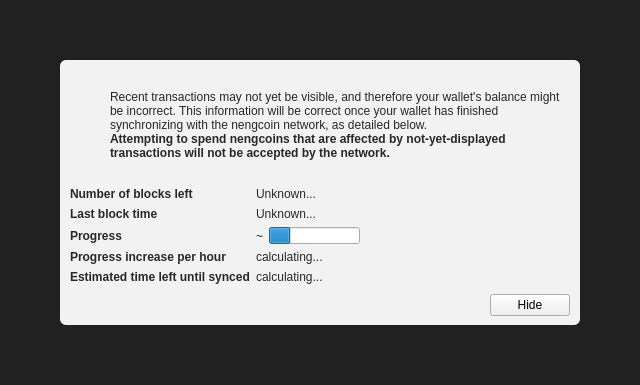
<?xml version="1.0" encoding="UTF-8"?>
<ui version="4.0">
 <class>ModalOverlay</class>
 <widget class="ModalOverlay" name="ModalOverlay">
  <property name="geometry">
   <rect>
    <x>0</x>
    <y>0</y>
    <width>640</width>
    <height>385</height>
   </rect>
  </property>
  <property name="windowTitle">
   <string>Form</string>
  </property>
  <layout class="QVBoxLayout" name="verticalLayout" stretch="0">
   <property name="sizeConstraint">
    <enum>QLayout::SetDefaultConstraint</enum>
   </property>
   <property name="leftMargin">
    <number>0</number>
   </property>
   <property name="topMargin">
    <number>0</number>
   </property>
   <property name="rightMargin">
    <number>0</number>
   </property>
   <property name="bottomMargin">
    <number>0</number>
   </property>
   <item>
    <widget class="QWidget" name="bgWidget" native="true">
     <property name="styleSheet">
      <string notr="true">#bgWidget { background: rgba(0,0,0,220); }</string>
     </property>
     <layout class="QVBoxLayout" name="verticalLayoutMain" stretch="1">
      <property name="leftMargin">
       <number>60</number>
      </property>
      <property name="topMargin">
       <number>60</number>
      </property>
      <property name="rightMargin">
       <number>60</number>
      </property>
      <property name="bottomMargin">
       <number>60</number>
      </property>
      <item>
       <widget class="QWidget" name="contentWidget" native="true">
        <property name="styleSheet">
         <string notr="true">#contentWidget { background: rgba(255,255,255,240); border-radius: 6px; }

QLabel { color: rgb(40,40,40);  }</string>
        </property>
        <layout class="QVBoxLayout" name="verticalLayoutSub" stretch="1,0,0,0">
         <property name="spacing">
          <number>0</number>
         </property>
         <property name="leftMargin">
          <number>10</number>
         </property>
         <property name="topMargin">
          <number>10</number>
         </property>
         <property name="rightMargin">
          <number>10</number>
         </property>
         <property name="bottomMargin">
          <number>10</number>
         </property>
         <item>
          <layout class="QHBoxLayout" name="horizontalLayoutIconText" stretch="0,1">
           <property name="topMargin">
            <number>20</number>
           </property>
           <item>
            <layout class="QVBoxLayout" name="verticalLayoutIcon">
             <property name="leftMargin">
              <number>0</number>
             </property>
             <item>
              <widget class="QPushButton" name="warningIcon">
               <property name="enabled">
                <bool>false</bool>
               </property>
               <property name="text">
                <string/>
               </property>
               <property name="icon">
                <iconset>
                 <normaloff>:/icons/warning</normaloff>
                 <disabledoff>:/icons/warning</disabledoff>:/icons/warning</iconset>
               </property>
               <property name="iconSize">
                <size>
                 <width>48</width>
                 <height>48</height>
                </size>
               </property>
               <property name="flat">
                <bool>true</bool>
               </property>
              </widget>
             </item>
             <item>
              <spacer name="verticalSpacerWarningIcon">
               <property name="orientation">
                <enum>Qt::Vertical</enum>
               </property>
               <property name="sizeHint" stdset="0">
                <size>
                 <width>20</width>
                 <height>40</height>
                </size>
               </property>
              </spacer>
             </item>
            </layout>
           </item>
           <item>
            <layout class="QVBoxLayout" name="verticalLayoutInfoText">
             <property name="leftMargin">
              <number>0</number>
             </property>
             <property name="topMargin">
              <number>0</number>
             </property>
             <item>
              <widget class="QLabel" name="infoText">
               <property name="text">
                <string>Recent transactions may not yet be visible, and therefore your wallet's balance might be incorrect. This information will be correct once your wallet has finished synchronizing with the nengcoin network, as detailed below.</string>
               </property>
               <property name="textFormat">
                <enum>Qt::RichText</enum>
               </property>
               <property name="wordWrap">
                <bool>true</bool>
               </property>
              </widget>
             </item>
             <item>
              <widget class="QLabel" name="infoTextStrong">
               <property name="font">
                <font>
                 <weight>75</weight>
                 <bold>true</bold>
                </font>
               </property>
               <property name="text">
                <string>Attempting to spend nengcoins that are affected by not-yet-displayed transactions will not be accepted by the network.</string>
               </property>
               <property name="textFormat">
                <enum>Qt::RichText</enum>
               </property>
               <property name="wordWrap">
                <bool>true</bool>
               </property>
              </widget>
             </item>
             <item>
              <spacer name="verticalSpacerInTextSpace">
               <property name="orientation">
                <enum>Qt::Vertical</enum>
               </property>
               <property name="sizeHint" stdset="0">
                <size>
                 <width>20</width>
                 <height>40</height>
                </size>
               </property>
              </spacer>
             </item>
            </layout>
           </item>
          </layout>
         </item>
         <item>
          <spacer name="verticalSpacerAfterText">
           <property name="orientation">
            <enum>Qt::Vertical</enum>
           </property>
           <property name="sizeHint" stdset="0">
            <size>
             <width>20</width>
             <height>40</height>
            </size>
           </property>
          </spacer>
         </item>
         <item>
          <layout class="QFormLayout" name="formLayout">
           <property name="fieldGrowthPolicy">
            <enum>QFormLayout::FieldsStayAtSizeHint</enum>
           </property>
           <property name="horizontalSpacing">
            <number>6</number>
           </property>
           <property name="verticalSpacing">
            <number>6</number>
           </property>
           <property name="topMargin">
            <number>10</number>
           </property>
           <item row="0" column="0">
            <widget class="QLabel" name="labelNumberOfBlocksLeft">
             <property name="font">
              <font>
               <weight>75</weight>
               <bold>true</bold>
              </font>
             </property>
             <property name="text">
              <string>Number of blocks left</string>
             </property>
            </widget>
           </item>
           <item row="0" column="1">
            <widget class="QLabel" name="numberOfBlocksLeft">
             <property name="text">
              <string>Unknown...</string>
             </property>
            </widget>
           </item>
           <item row="1" column="0">
            <widget class="QLabel" name="labelLastBlockTime">
             <property name="font">
              <font>
               <weight>75</weight>
               <bold>true</bold>
              </font>
             </property>
             <property name="text">
              <string>Last block time</string>
             </property>
            </widget>
           </item>
           <item row="1" column="1">
            <widget class="QLabel" name="newestBlockDate">
             <property name="sizePolicy">
              <sizepolicy hsizetype="Maximum" vsizetype="Preferred">
               <horstretch>0</horstretch>
               <verstretch>0</verstretch>
              </sizepolicy>
             </property>
             <property name="text">
              <string>Unknown...</string>
             </property>
            </widget>
           </item>
           <item row="2" column="0">
            <widget class="QLabel" name="labelSyncDone">
             <property name="font">
              <font>
               <weight>75</weight>
               <bold>true</bold>
              </font>
             </property>
             <property name="text">
              <string>Progress</string>
             </property>
            </widget>
           </item>
           <item row="2" column="1">
            <layout class="QHBoxLayout" name="horizontalLayoutSync" stretch="0,1">
             <item>
              <widget class="QLabel" name="percentageProgress">
               <property name="text">
                <string notr="true">~</string>
               </property>
              </widget>
             </item>
             <item>
              <widget class="QProgressBar" name="progressBar">
               <property name="value">
                <number>24</number>
               </property>
               <property name="format">
                <string/>
               </property>
              </widget>
             </item>
            </layout>
           </item>
           <item row="4" column="0">
            <widget class="QLabel" name="labelProgressIncrease">
             <property name="font">
              <font>
               <weight>75</weight>
               <bold>true</bold>
              </font>
             </property>
             <property name="text">
              <string>Progress increase per hour</string>
             </property>
            </widget>
           </item>
           <item row="4" column="1">
            <widget class="QLabel" name="progressIncreasePerH">
             <property name="text">
              <string>calculating...</string>
             </property>
            </widget>
           </item>
           <item row="5" column="0">
            <widget class="QLabel" name="labelEstimatedTimeLeft">
             <property name="font">
              <font>
               <weight>75</weight>
               <bold>true</bold>
              </font>
             </property>
             <property name="text">
              <string>Estimated time left until synced</string>
             </property>
            </widget>
           </item>
           <item row="5" column="1">
            <widget class="QLabel" name="expectedTimeLeft">
             <property name="text">
              <string>calculating...</string>
             </property>
            </widget>
           </item>
          </layout>
         </item>
         <item>
          <layout class="QHBoxLayout" name="horizontalLayoutButtons">
           <property name="leftMargin">
            <number>10</number>
           </property>
           <property name="topMargin">
            <number>10</number>
           </property>
           <item>
            <spacer name="horizontalSpacer">
             <property name="orientation">
              <enum>Qt::Horizontal</enum>
             </property>
             <property name="sizeHint" stdset="0">
              <size>
               <width>40</width>
               <height>20</height>
              </size>
             </property>
            </spacer>
           </item>
           <item>
            <widget class="QPushButton" name="closeButton">
             <property name="text">
              <string>Hide</string>
             </property>
            </widget>
           </item>
          </layout>
         </item>
        </layout>
       </widget>
      </item>
     </layout>
    </widget>
   </item>
  </layout>
 </widget>
 <customwidgets>
  <customwidget>
   <class>ModalOverlay</class>
   <extends>QWidget</extends>
   <header>modaloverlay.h</header>
   <container>1</container>
  </customwidget>
 </customwidgets>
 <resources/>
 <connections/>
</ui>
